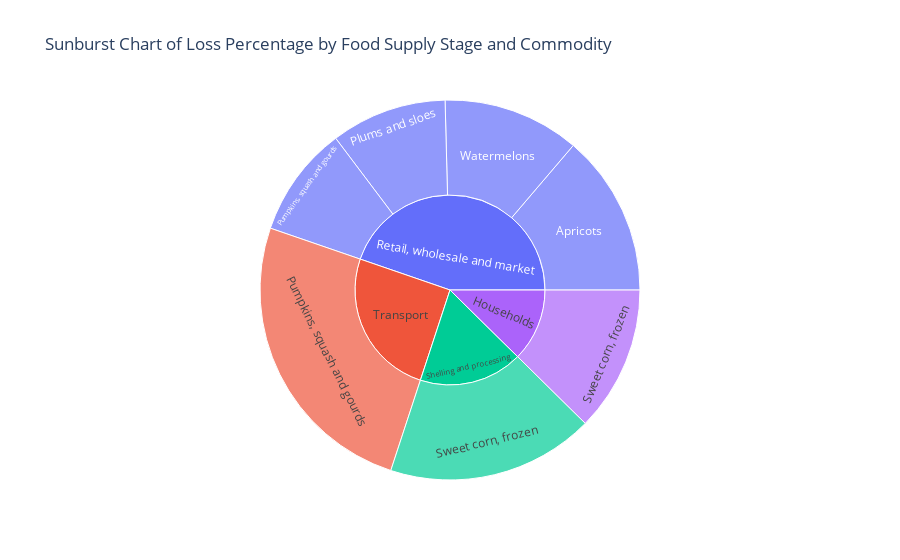

Source (notebook cell):
### Code cell
# Sunburst chart for hierarchical data
fig = px.sunburst(filtered_df, path=['food_supply_stage', 'commodity'], values='loss_percentage',
                  title='Sunburst Chart of Loss Percentage by Food Supply Stage and Commodity',
                  labels={'loss_percentage': 'Average Loss Percentage', 'commodity': 'Commodity', 'food_supply_stage': 'Food Supply Stage'})
fig.show()

### Figure 1 — Plotly figure (JSON) as saved in the notebook; plotly's stock layout.template omitted (floating-point values rounded to 4 significant figures)
{"data": [{"branchvalues": "total", "domain": {"x": [0, 1], "y": [0, 1]}, "hovertemplate": "labels=%{label}<br>Average Loss Percentage=%{value}<br>parent=%{parent}<br>id=%{id}<extra></extra>", "ids": ["Retail, wholesale and market/Apricots", "Retail, wholesale and market/Plums and sloes", "Retail, wholesale and market/Pumpkins, squash and gourds", "Transport/Pumpkins, squash and gourds", "Households/Sweet corn, frozen", "Shelling and processing/Sweet corn, frozen", "Retail, wholesale and market/Watermelons", "Households", "Retail, wholesale and market", "Shelling and processing", "Transport"], "labels": ["Apricots", "Plums and sloes", "Pumpkins, squash and gourds", "Pumpkins, squash and gourds", "Sweet corn, frozen", "Sweet corn, frozen", "Watermelons", "Households", "Retail, wholesale and market", "Shelling and processing", "Transport"], "name": "", "parents": ["Retail, wholesale and market", "Retail, wholesale and market", "Retail, wholesale and market", "Transport", "Households", "Shelling and processing", "Retail, wholesale and market", "", "", "", ""], "type": "sunburst", "values": [90, 64.5, 61.8, 165, 81, 115.5, 76.2, 81, 292.5, 115.5, 165]}], "layout": {"legend": {"tracegroupgap": 0}, "title": {"text": "Sunburst Chart of Loss Percentage by Food Supply Stage and Commodity"}}}
